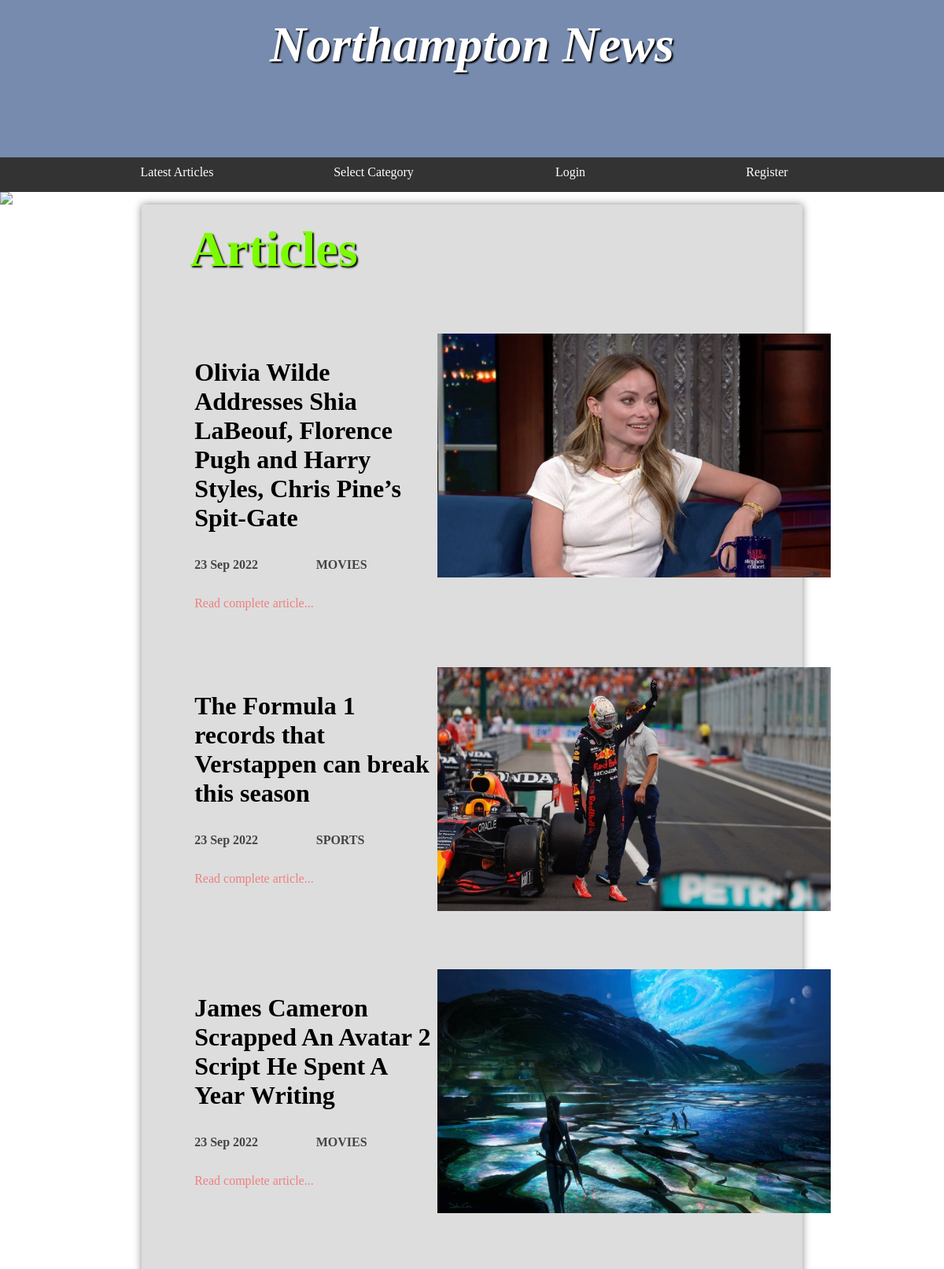
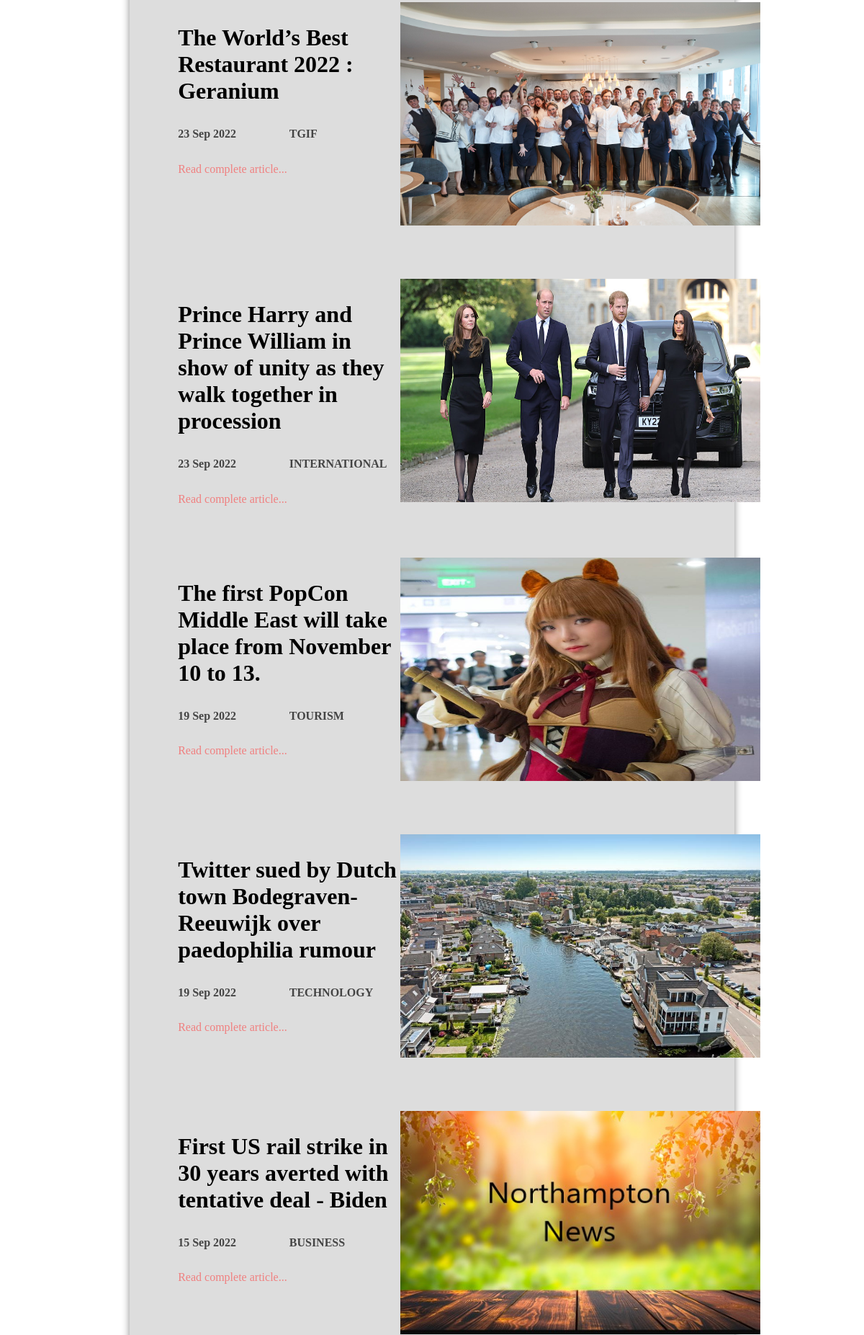
The page /assignment/index.php (upper part) on the database its author committed (2 pictures, top to bottom).
### tables this page shows
CREATE TABLE `article` (
  `article_id` int NOT NULL AUTO_INCREMENT,
  `title` varchar(200) DEFAULT NULL,
  `content` varchar(8000) DEFAULT NULL,
  `categoryId` int DEFAULT NULL,
  `publishDate` varchar(20) DEFAULT NULL,
  `image` varchar(200) DEFAULT NULL,
  PRIMARY KEY (`article_id`),
  KEY `fk_a_category` (`categoryId`),
  CONSTRAINT `fk_a_category` FOREIGN KEY (`categoryId`) REFERENCES `category` (`category_id`)
);

CREATE TABLE `category` (
  `category_id` int NOT NULL AUTO_INCREMENT,
  `name` varchar(15) DEFAULT NULL,
  PRIMARY KEY (`category_id`)
);

### assignment/dbController/dbController.php (called while the page is built, shortened)
<?php
$dbConnect = new ConnectionDb();
$dbConnection = $dbConnect -> dbConnection();
function getCategoryName($categoryId){
  global $dbConnection;
  try {
    $getCategoryName = $dbConnection -> prepare('SELECT name FROM category WHERE category_id = :id');
    $articleCategoryId = [
      'id' => $categoryId
    ];
    $getCategoryName -> execute($articleCategoryId);
    $categoryName = $getCategoryName -> fetch();
    return $categoryName[0];
  } catch (PDOException $exception) {
    echo $exception -> getMessage();
  }
}
function getAdminArticles(){
  global $dbConnection;
  try {
    $getAdminArticles = $dbConnection -> prepare('SELECT article_id, title, publishDate, categoryId, image FROM article ORDER BY article_id DESC');
    $getAdminArticles -> execute();
    return $getAdminArticles;
  } catch (PDOException $exception) {
    echo $exception -> getMessage();
  }
}
?>

### assignment/article/articleTitleGenerator.php (the view, shortened to what this page needs)
<?php
class articleTitleGenerator
{
  public $articleLink;
  public $articleTitle;
  public $articleDate;
  public $articleCategory;
  public $articleImage;
  public function generateArticleTitle()
  {
    $articleFormat = '<div class="titleView">';
    $articleFormat = $articleFormat . '<div class = "text">';
    $articleFormat = $articleFormat . '<div class="title"><a class="articleLink" href = "'. $this->articleLink .'">';
    $articleFormat = $articleFormat . '<h2>'. $this->articleTitle .'</h2>';
    $articleFormat = $articleFormat . '</a></div>';
    $articleFormat = $articleFormat . '<div class = "dateCategory">';
    $articleFormat = $articleFormat . '<div class = "date">';
    $articleFormat = $articleFormat . '<h4>'. $this->articleDate .'</h4>';
    $articleFormat = $articleFormat . '</div>';
    $articleFormat = $articleFormat . '<div class = "category">';
    $articleFormat = $articleFormat . '<h4>'. $this->articleCategory .'</h4>';
    $articleFormat = $articleFormat . '</div>';
    $articleFormat = $articleFormat . '</div>';
    $articleFormat = $articleFormat . '<div class = "editDelete">';
    $articleFormat = $articleFormat . '<p><a id="read" class="articleLink" href="'. $this->articleLink .'">Read complete article...</a></p>';
    $articleFormat = $articleFormat . '</div>';
    $articleFormat = $articleFormat . '</div>';
    $articleFormat = $articleFormat . '<div class = "image">';
    $articleFormat = $articleFormat . '<img src = "../public/images/articles/'. $this->articleImage .'" alt = "'. $this->articleImage .'" width = "500px" height = "310px">';
    $articleFormat = $articleFormat . '</div>';
    $articleFormat = $articleFormat . '</div>';
    return $articleFormat;
  }
}
?>

### assignment/index.php (shortened to what this page needs)
<?php
include './dbController/dbController.php';
include './article/articleTitleGenerator.php';
?>
<!DOCTYPE html>
<html>
<head>
  <link rel="stylesheet" href="../styles.css?v=<?php echo time(); ?>"/>
</head>
<body>
  <header>
    <section>
      <h1>Northampton News</h1>
    </section>
  </header>
  <nav>
    <ul>
      <li><a href="index.php">Latest Articles</a></li>
      <li><a href="#">Select Category</a>
      </li>
      <?php
      if(isset($_SESSION['adminLogin']) || isset($_SESSION['userLogin'])){
        echo '<li><a href="./access/logout.php">Logout</a></li>';
      }
      else {
        echo '<li><a href="./access/login.php">Login</a></li>';
        echo '<li><a href="./access/register.php">Register</a></li>';
      }
      ?>
    </ul>
  </nav>
  <img src="images/banners/randombanner.php" />
  <main>
<div class="articles">
  <h1>Articles</h1>
</div>
<?php
$getAdminArticles = getAdminArticles();
while ($adminArticles = $getAdminArticles -> fetch()) {
  $articleTitle = new articleTitleGenerator();
  $articleTitle -> articleLink = "./article/article.php?id=".$adminArticles[0];
  $articleTitle -> articleId = $adminArticles[0];
  $articleTitle -> articleTitle = $adminArticles[1];
  $articleTitle -> articleDate = $adminArticles[2];
  $articleTitle -> articleCategory = getCategoryName($adminArticles[3]);
  if (strlen($adminArticles[4]) > 0) {
    $articleTitle -> articleImage = $adminArticles[4];
  }
  else {
    $articleTitle -> articleImage = 'news.jpg';
  }
  echo $articleTitle -> generateArticleTitle();
}
?>
</main>
</body>
</html>

### assignment/styles.css (style rules this page uses)
* { margin: 0; padding: 0; }
html { font-family: 'Oxygen-Regular', times, verdana, sans-serif; }
body { background-color: #fff; }
header { background-color: #778baf ; color: white; height: 200px; }
nav { width: 100%; background-color: #333; overflow: auto; }
nav ul { width: 1000px; margin: auto; display: block; list-style-type: none; }
nav ul li { width: 25%; float: left; overflow: auto; text-align: center; }
nav a { color: white; padding-top: 10px; display: block; text-decoration: none; }
header section { display: block; }
header h1 { font-weight: bold; font-style: italic; }
h1 { font-size:4em; color: white; text-align: center; padding-top: 20px; text-shadow: 2px 2px 2px #000; }
main { min-height: 50vh; background-color: #ddd; width: 70vw; display: block; margin: auto; box-shadow: 0px 0px 10px #888; color:#444; }
main h2 { font-size:2em; }
p, li, h2 { margin-bottom: 1em; }
ul { margin-left: 2em; }
body > img { display: block; width: 100%; }
main { display: table; }
.articles h1, .categoryList h1 { color: lawngreen; width: 40%; }
.articles { display: flex; }
.titleView { display: flex; flex-direction: row; margin: 70px 0 20px 8%; }
.title { margin-top: 10%; }
.text, .image { width: 40%; }
.text a { text-decoration: none; color: black; }
.dateCategory { display: flex; margin-bottom: 10%; }
.date, .category { width: 50%; }
.editDelete { display : flex; margin-top: 5%; height: 20px; }
#read { color: lightcoral; }

### rows shown on the page
article: title "Olivia Wilde Addresses Shia LaBeouf, Florence Pugh and Harry Styles, Chris Pine’s Spit-Gate", publishDate "23 Sep 2022", categoryId.name "MOVIES", image (picture)
article: title "The Formula 1 records that Verstappen can break this season", publishDate "23 Sep 2022", categoryId.name "SPORTS", image (picture)
article: title "James Cameron Scrapped An Avatar 2 Script He Spent A Year Writing", publishDate "23 Sep 2022", categoryId.name "MOVIES", image (placeholder picture)
article: title "The World’s Best Restaurant 2022 : Geranium", publishDate "23 Sep 2022", categoryId.name "TGIF", image (picture)
article: title "Prince Harry and Prince William in show of unity as they walk together in procession", publishDate "23 Sep 2022", categoryId.name "INTERNATIONAL", image (picture)
article: title "The first PopCon Middle East will take place from November 10 to 13.", publishDate "19 Sep 2022", categoryId.name "TOURISM", image (picture)
article: title "Twitter sued by Dutch town Bodegraven-Reeuwijk over paedophilia rumour", publishDate "19 Sep 2022", categoryId.name "TECHNOLOGY", image (picture)
article: title "First US rail strike in 30 years averted with tentative deal - Biden", publishDate "15 Sep 2022", categoryId.name "BUSINESS", shows a picture
